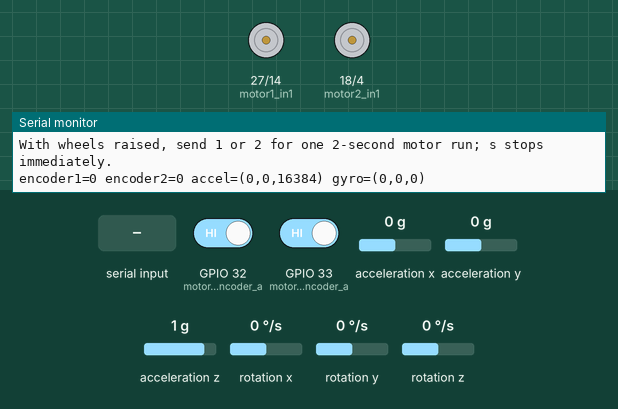
Recording of a program running on a simulated ESP32. Shown: motor-driver pin pairs drawn as motors (green arrow = first pin HIGH = forward, orange = second pin HIGH = backward, longer = more drive, scaled by the enable pin), the last lines printed to the serial monitor. Wiring (inferred from the names in the program): MPU-6050 motion sensor at I2C address 0x69. The inputs (shaded band) are chosen by the test bench; at power-on: GPIO 32 (motor2_encoder_a) HIGH, GPIO 33 (motor1_encoder_a) HIGH, acceleration x 0 g, acceleration y 0 g, acceleration z 1 g, rotation x 0 °/s, rotation y 0 °/s, rotation z 0 °/s.

Above: at 1.5 s.
1.6 s: "1" received over Serial
At 2.3 s:
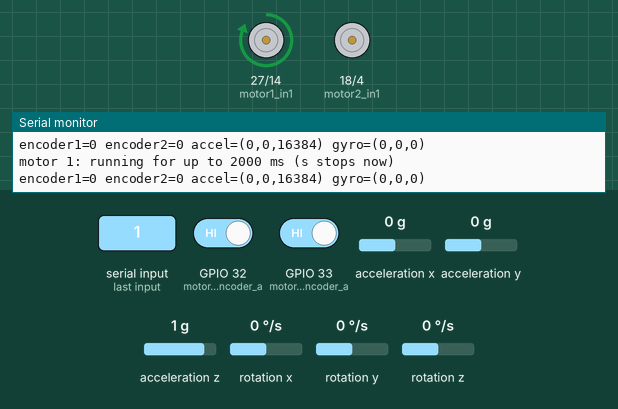
5.1 s: "2" received over Serial
At 6.2 s:
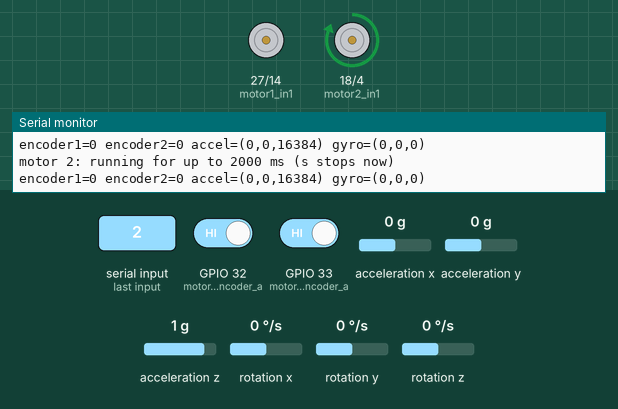
Timing chart, 0 to 8.6 s (numbered marks = the images above; inputs shaded):
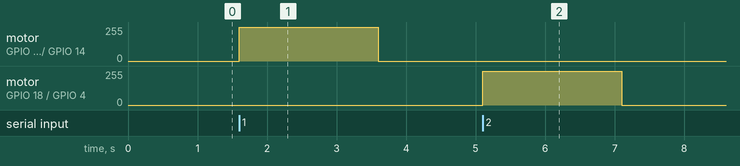

The program:

main.cpp
```cpp
#include <Arduino.h>
#include <Wire.h>

// ESP32-motor-IMU(3).fzz: GPIO numbers, not header positions.
constexpr int motor1_enable = 26;
constexpr int motor1_in1 = 27;
constexpr int motor1_in2 = 14;
constexpr int motor2_enable = 19;
constexpr int motor2_in1 = 18;
constexpr int motor2_in2 = 4;
constexpr int motor1_encoder_a = 33;
constexpr int motor1_encoder_b = 25;
constexpr int motor2_encoder_a = 32;
constexpr int motor2_encoder_b = 23;
constexpr int imu_sda = 21;
constexpr int imu_scl = 22;
uint8_t imu_address = 0x68;
bool imu_found = false;

volatile int32_t motor1_count = 0;
volatile int32_t motor2_count = 0;
int active_motor = 0;
uint32_t motor_started_at = 0;
constexpr uint32_t motor_test_duration_ms = 2000;

void IRAM_ATTR countMotor1() {
  motor1_count += digitalRead(motor1_encoder_b) ? 1 : -1;
}

void IRAM_ATTR countMotor2() {
  motor2_count += digitalRead(motor2_encoder_b) ? 1 : -1;
}

void stopMotors() {
  digitalWrite(motor1_enable, LOW);
  digitalWrite(motor2_enable, LOW);
  digitalWrite(motor1_in1, LOW);
  digitalWrite(motor1_in2, LOW);
  digitalWrite(motor2_in1, LOW);
  digitalWrite(motor2_in2, LOW);
}

bool writeImu(uint8_t reg, uint8_t value) {
  Wire.beginTransmission(imu_address);
  Wire.write(reg);
  Wire.write(value);
  return Wire.endTransmission() == 0;
}

int readImuRegister(uint8_t reg) {
  Wire.beginTransmission(imu_address);
  Wire.write(reg);
  if (Wire.endTransmission(false) != 0) return -1;
  if (Wire.requestFrom(imu_address, static_cast<uint8_t>(1)) != 1) return -1;
  return Wire.read();
}

void printStatus() {
  int32_t a, b;
  noInterrupts();
  a = motor1_count;
  b = motor2_count;
  interrupts();
  Serial.printf("encoder1=%ld encoder2=%ld", static_cast<long>(a), static_cast<long>(b));

  if (!imu_found) {
    Serial.println(" IMU absent (check GY-521 power/SDA/SCL)");
    return;
  }

  // MPU-6050: accelerometer X/Y/Z, temperature, gyro X/Y/Z (raw values).
  Wire.beginTransmission(imu_address);
  Wire.write(0x3B);
  if (Wire.endTransmission(false) != 0 ||
      Wire.requestFrom(imu_address, static_cast<uint8_t>(14)) != 14) {
    Serial.println(" IMU read failed");
    return;
  }
  int16_t v[7];
  for (int i = 0; i < 7; ++i) {
    v[i] = static_cast<int16_t>((Wire.read() << 8) | Wire.read());
  }
  Serial.printf(" accel=(%d,%d,%d) gyro=(%d,%d,%d)\n",
                v[0], v[1], v[2], v[4], v[5], v[6]);
}

void startMotorTest(int motor) {
  stopMotors();
  active_motor = motor;
  motor_started_at = millis();
  if (motor == 1) {
    digitalWrite(motor1_in1, HIGH);
    digitalWrite(motor1_enable, HIGH);
  } else {
    digitalWrite(motor2_in1, HIGH);
    digitalWrite(motor2_enable, HIGH);
  }
  Serial.printf("motor %d: running for up to %lu ms (s stops now)\n",
                motor, static_cast<unsigned long>(motor_test_duration_ms));
}

void setup() {
  // Set enable outputs LOW before changing direction pins.
  pinMode(motor1_enable, OUTPUT);
  pinMode(motor2_enable, OUTPUT);
  digitalWrite(motor1_enable, LOW);
  digitalWrite(motor2_enable, LOW);
  pinMode(motor1_in1, OUTPUT);
  pinMode(motor1_in2, OUTPUT);
  pinMode(motor2_in1, OUTPUT);
  pinMode(motor2_in2, OUTPUT);
  stopMotors();

  pinMode(motor1_encoder_a, INPUT_PULLUP);
  pinMode(motor1_encoder_b, INPUT_PULLUP);
  pinMode(motor2_encoder_a, INPUT_PULLUP);
  pinMode(motor2_encoder_b, INPUT_PULLUP);
  attachInterrupt(digitalPinToInterrupt(motor1_encoder_a), countMotor1, RISING);
  attachInterrupt(digitalPinToInterrupt(motor2_encoder_a), countMotor2, RISING);

  Serial.begin(115200);
  Wire.begin(imu_sda, imu_scl);
  Wire.setClock(100000);
  delay(300);
  Serial.println("ESP32 recovery: motors OFF at startup");
  Serial.print("I2C scan:");
  for (uint8_t address = 0x08; address <= 0x77; ++address) {
    Wire.beginTransmission(address);
    if (Wire.endTransmission() == 0) {
      Serial.printf(" 0x%02X", address);
      if (address == 0x68 || address == 0x69) {
        imu_address = address;
        imu_found = true;
      }
    }
  }
  Serial.println(imu_found ? " (GY-521 found)" : " (no GY-521 at 0x68/0x69)");
  if (imu_found) {
    int who = readImuRegister(0x75);
    if (who < 0) {
      Serial.println("MPU-6050 register read failed");
      imu_found = false;
    } else {
      Serial.printf("MPU-6050 WHO_AM_I: 0x%02X (expected 0x68)\n", who);
      Serial.printf("MPU wake: %s\n", writeImu(0x6B, 0) ? "OK" : "FAILED");
    }
  }
  Serial.println("Turn wheels by hand; counts print every second.");
  Serial.println("With wheels raised, send 1 or 2 for one 2-second motor run; s stops immediately.");
}

void loop() {
  while (Serial.available()) {
    char command = static_cast<char>(Serial.read());
    if (command == 's' || command == 'S') {
      stopMotors();
      active_motor = 0;
      Serial.println("motors stopped by command");
    }
    if (command == '1' || command == '2') startMotorTest(command - '0');
  }
  if (active_motor != 0 && millis() - motor_started_at >= motor_test_duration_ms) {
    int completed_motor = active_motor;
    stopMotors();
    active_motor = 0;
    Serial.printf("motor %d: 2-second run finished\n", completed_motor);
    printStatus();
  }
  static uint32_t last_report = 0;
  if (millis() - last_report >= 1000) {
    last_report = millis();
    printStatus();
  }
}
```

Measured:
- after the input at 1.6 s, motor on GPIO 27 (motor1_in1) / GPIO 14 (motor1_in2): stopped → forward 255/255 at once, → stopped 2.0 s later
- after the input at 5.1 s, motor on GPIO 18 (motor2_in1) / GPIO 4 (motor2_in2): stopped → forward 255/255 at once, → stopped 2.0 s later
